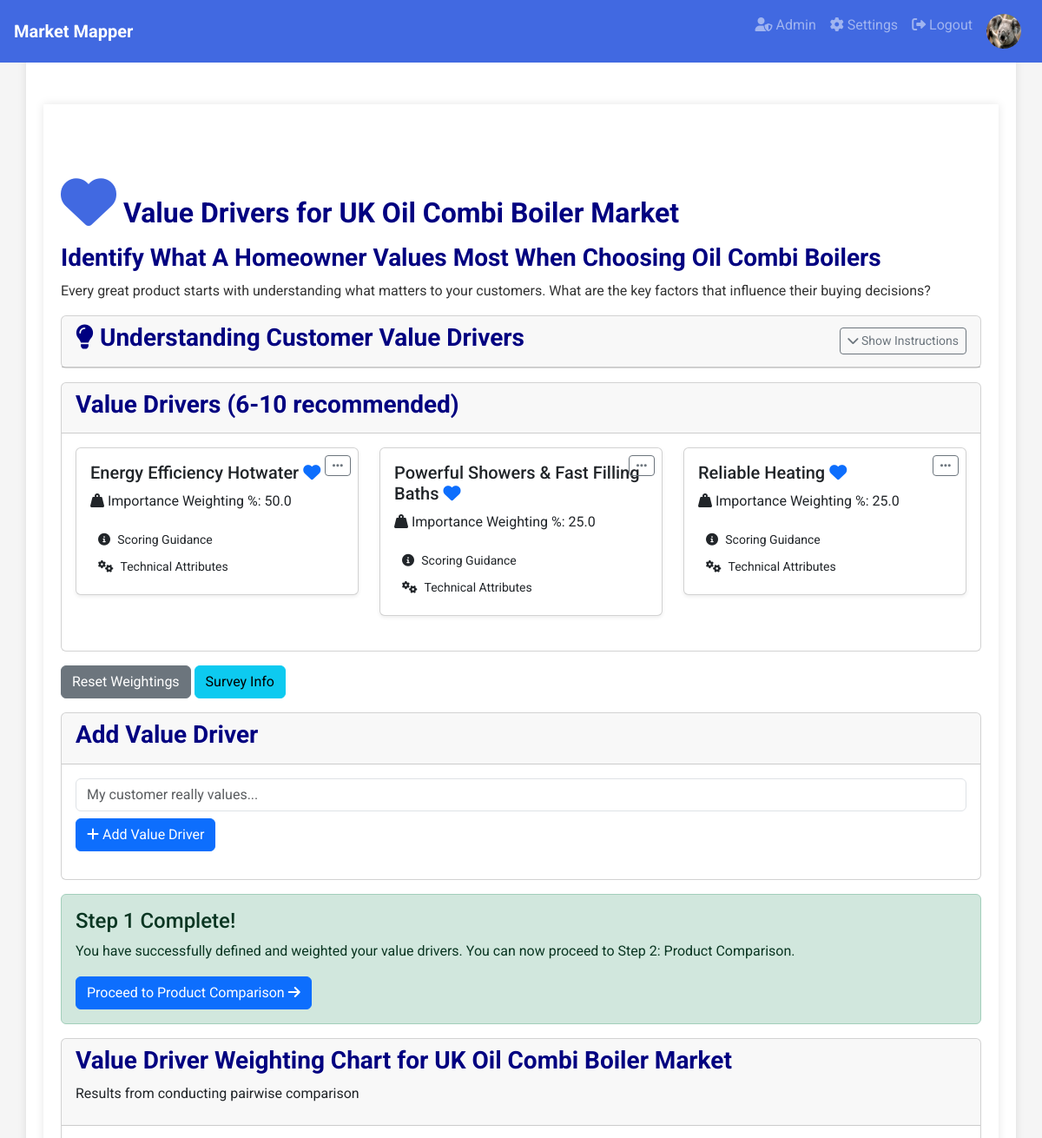
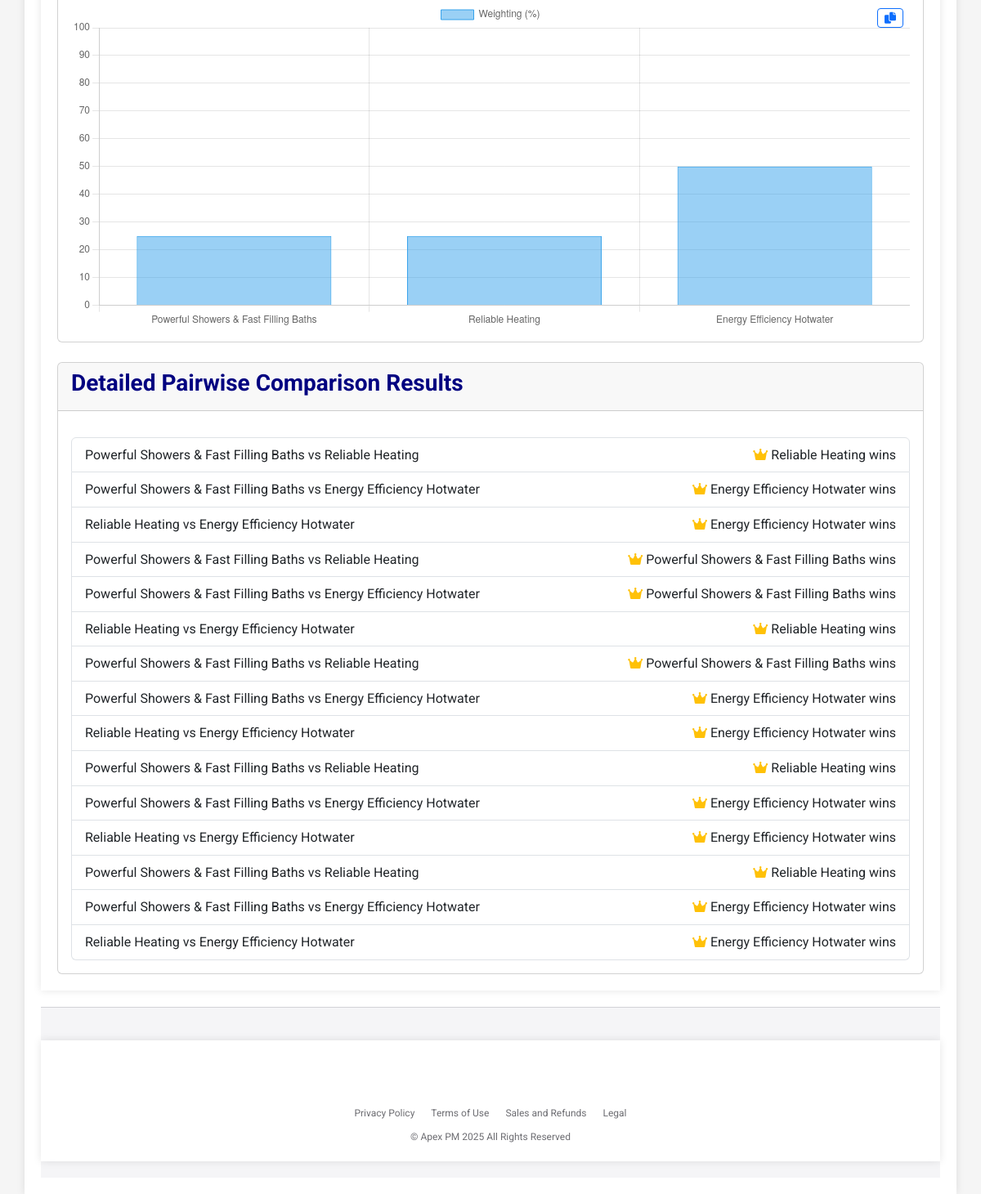
The page /manage/1/value_drivers (signed in) on the database as committed earlier (2 pictures, top to bottom).
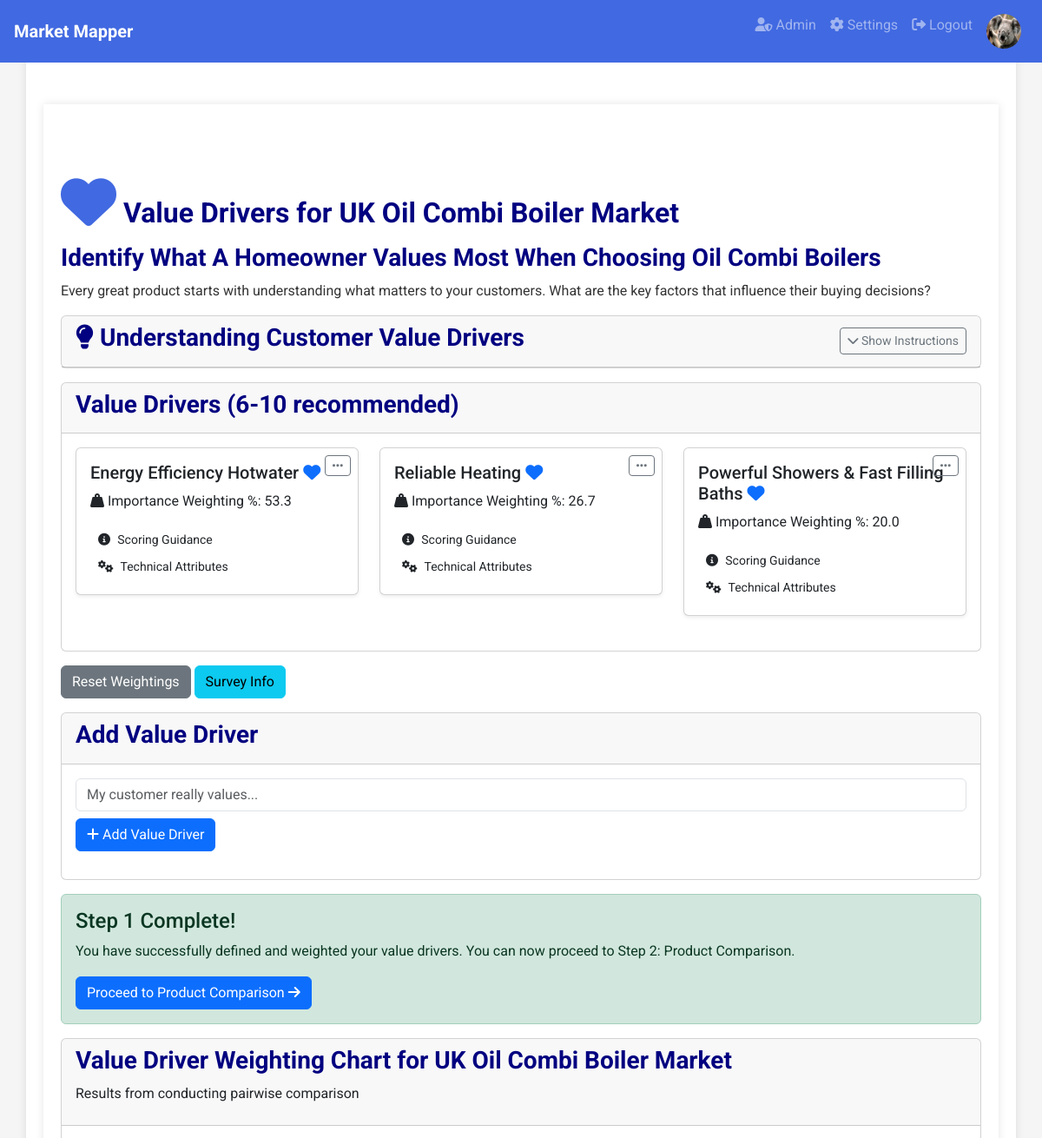
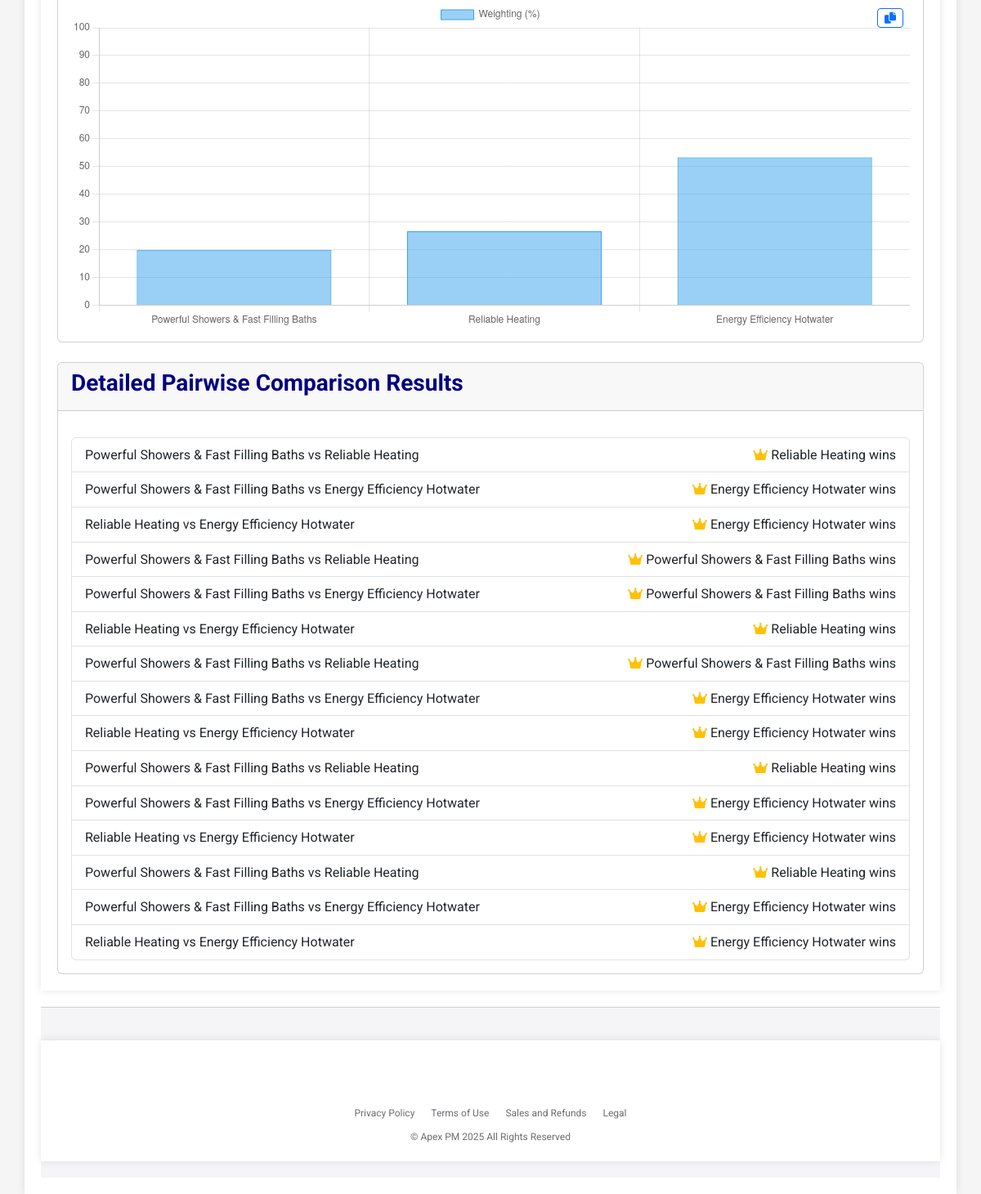
The same page on the database as committed later (2 pictures, top to bottom).
### app.py (models this page shows, shortened)
class User(db.Model, UserMixin):
    id = db.Column(db.Integer, primary_key=True)
    username = db.Column(db.String(20), unique=True, nullable=False)
    email = db.Column(db.String(120), unique=True, nullable=False)  # Added email field
    password_hash = db.Column(db.String(128), nullable=False)
    profile_image = db.Column(db.String(255), nullable=True)  # Add profile_image field
    role = db.Column(db.String(50), nullable=False)  # Add role field

class Project(db.Model):
    id = db.Column(db.Integer, primary_key=True)
    name = db.Column(db.String(100), nullable=False)
    category = db.Column(db.String(100), nullable=False)  # Add category field
    target_customer = db.Column(db.String(100), nullable=False)  # Add target_customer field
    country = db.Column(db.String(100), nullable=False)  # Add country field
    user_id = db.Column(db.Integer, db.ForeignKey('user.id'), nullable=False)
    has_market_map = db.Column(db.Boolean, default=False)  # EXACTLY like this
    shared_users = db.relationship('User', secondary='project_user', backref='shared_projects')
    value_drivers = db.relationship('ValueDriver', cascade='all, delete-orphan', backref='project')
    products = db.relationship('Product', cascade='all, delete-orphan', backref='project')
    comments = db.relationship('Comment', cascade='all, delete-orphan', backref='project')
    comparison_results = db.relationship('ComparisonResult', cascade='all, delete-orphan', backref='project')

class ValueDriver(db.Model):
    id = db.Column(db.Integer, primary_key=True)
    value_driver = db.Column(db.String(100), nullable=False)
    measured_by = db.Column(db.String(100))
    technical_attributes = db.Column(db.Text, nullable=True)  # Add technical_attributes field
    weighting = db.Column(db.Float, default=0.0)  # Changed to Float for more precision
    project_id = db.Column(db.Integer, db.ForeignKey('project.id'), nullable=False)
    ratings = db.relationship('Rating', cascade='all, delete-orphan', backref='value_driver')

class ComparisonResult(db.Model):
    id = db.Column(db.Integer, primary_key=True)
    project_id = db.Column(db.Integer, db.ForeignKey('project.id'), nullable=False)
    value_driver_a_id = db.Column(db.Integer, db.ForeignKey('value_driver.id'), nullable=False)
    value_driver_b_id = db.Column(db.Integer, db.ForeignKey('value_driver.id'), nullable=False)
    winner_id = db.Column(db.Integer, db.ForeignKey('value_driver.id'), nullable=False)

### app.py (the view, shortened to what this page needs)
@app.route('/manage/<int:project_id>/value_drivers', methods=['GET', 'POST'])
@login_required
def value_drivers(project_id):
    project = Project.query.get_or_404(project_id)
    if project.user_id != current_user.id and current_user not in project.shared_users:
        flash('You are not authorized to manage this project.', 'danger')
        return redirect(url_for('dashboard'))
    value_drivers = ValueDriver.query.filter_by(project_id=project_id).all()
    comparisons = {}  # Initialize comparisons as an empty dictionary
    comparison_results = ComparisonResult.query.filter_by(project_id=project_id).all()
    value_drivers_dict = {vd.id: vd.value_driver for vd in value_drivers}
    return render_template('value_drivers.html', project=project, value_drivers=value_drivers, comparisons=comparisons, comparison_results=comparison_results, value_drivers_dict=value_drivers_dict)

### templates/value_drivers.html (shortened to what this page needs)
{% extends 'base.html' %}
{% block content %}
<div class="container">
    <h1><i class="fas fa-heart fa-2x mb-2" style="color: #4169E1;"></i> Value Drivers for {{ project.name }}</h1>
    <h2>Identify What A {{ project.target_customer }} Values Most When Choosing {{ project.category}}  </h2>
    <p>Every great product starts with understanding what matters to your customers. What are the key factors that influence their buying decisions?</p>
    <div class="card mb-3">
        <div class="card-header d-flex justify-content-between align-items-center">
            <h2><i class="fas fa-lightbulb"></i> Understanding Customer Value Drivers</h2>
            <button class="btn btn-sm btn-outline-secondary" type="button" data-bs-toggle="collapse" data-bs-target="#valueDriverInstructions" aria-expanded="false" aria-controls="valueDriverInstructions">
                <i class="fas fa-chevron-down"></i> <span id="instructionToggleText">Show Instructions</span>
            </button>
        </div>
    </div>
    <div class="card mb-3">
        <div class="card-header">
            <h2>Value Drivers (6-10 recommended)</h2>
        </div>
        <div class="card-body">
            {% if value_drivers %}
                <div class="row">
                    {% for vd in value_drivers|sort(attribute='weighting', reverse=True) %}
                    <div class="col-md-4">
                        <div class="card mb-4 shadow-sm">
                            <div class="card-body position-relative">
                                <div class="dropdown position-absolute top-0 end-0 m-2">
                                    <button class="btn btn-sm btn-outline-secondary" type="button" id="dropdownMenuButton{{ vd.id }}" data-bs-toggle="dropdown" aria-haspopup="true" aria-expanded="false">
                                        <i class="fas fa-ellipsis-h"></i>
                                    </button>
                                </div>
                                <h5 class="card-title">{{ vd.value_driver }} <i class="fas fa-heart text-primary"></i></h5>
                                <p class="card-text">
                                    <i class="fas fa-weight-hanging"></i> Importance Weighting %: {{ vd.weighting|round(1) }}
                                </p></p>
                                <button type="button" class="btn btn-sm scoring-guidance-button" data-bs-toggle="modal" data-bs-target="#scoringModal{{ vd.id }}">
                                    <i class="fas fa-info-circle"></i> Scoring Guidance
                                </button>
                                <button type="button" class="btn btn-sm scoring-guidance-button" data-bs-toggle="modal" data-bs-target="#technicalModal{{ vd.id }}">
                                    <i class="fas fa-cogs"></i> Technical Attributes
                                </button>
                            </div>
                        </div>
                    </div>
                    {% endfor %}
                </div>
            {% else %}
                <p>No value drivers yet.</p>
            {% endif %}
        </div>
    </div>
    {% set all_weighted = value_drivers|length >= 2 and value_drivers|map(attribute='weighting')|sum > 0 %}
    {% if value_drivers|length >= 2 %}
        <div class="d-flex flex-column flex-md-row justify-content-between mb-3">
            <div>
                <form method="POST" style="display: inline;">
                    <button type="submit" name="reset_weightings" class="btn btn-secondary" onclick="return confirm('Are you sure you want to reset the weightings? This will delete all weighting history for this project which cannot be recovered.')">Reset Weightings</button>
                </form>
                {% if current_user.role != 'standard' %}
                <a href="{{ url_for('survey', project_id=project.id) }}" class="btn btn-info">Survey Info</a>
                {% endif %}
            </div>
        </div>
    {% endif %}
    <div class="card mb-3">
        <div class="card-header">
            <h2>Add Value Driver</h2>
        </div>
        <div class="card-body">
            <form method="POST" onsubmit="playDingSound()">
                <input type="text" name="value_driver" placeholder="My customer really values..." required class="form-control mb-2">
                <button type="submit" name="add_value_driver" class="btn btn-primary"><i class="fas fa-plus"></i> Add Value Driver</button>
            </form>
        </div>
    </div>
    {% if all_weighted %}
    <div class="alert alert-success" role="alert">
        <h4 class="alert-heading">Step 1 Complete!</h4>
        <p>You have successfully defined and weighted your value drivers. You can now proceed to Step 2: Product Comparison.</p>
        <a href="{{ url_for('product_comparison', project_id=project.id) }}" class="btn btn-primary">Proceed to Product Comparison <i class="fas fa-arrow-right"></i></a>
    </div>
    <div class="card">
        <div class="card-header">
            <h2>Value Driver Weighting Chart for {{ project.name }}</h2>
            <p>Results from conducting pairwise comparison</p>
        </div>
        <div class="card-body">
            <div id="chart-container" style="height: 400px; position: relative;">
                <canvas id="value-driver-chart"></canvas>
                <button id="copy-chart" class="btn btn-sm btn-outline-primary position-absolute top-0 end-0 m-2" title="Copy Chart"><i class="fas fa-copy"></i></button>
            </div>
        </div>
    </div>
    <div class="card mt-4">
        <div class="card-header">
            <h2>Detailed Pairwise Comparison Results</h2>
        </div>
        <div class="card-body">
            <ul class="list-group mt-3">
            {% for result in comparison_results %}
            <li class="list-group-item d-flex justify-content-between align-items-center">
                <span>{{ value_drivers_dict[result.value_driver_a_id] }} vs {{ value_drivers_dict[result.value_driver_b_id] }}</span>
                <span>
                {% if result.winner_id == result.value_driver_a_id %}
                <i class="fas fa-crown text-warning"></i> {{ value_drivers_dict[result.value_driver_a_id] }} wins
                {% else %}
                <i class="fas fa-crown text-warning"></i> {{ value_drivers_dict[result.value_driver_b_id] }} wins
                {% endif %}
                </span>
            </li>
            {% endfor %}
            </ul>
        </div>
    </div>
    {% endif %}
    <script>
        document.addEventListener('DOMContentLoaded', function() {
            var popoverTriggerList = [].slice.call(document.querySelectorAll('[data-bs-toggle="popover"]'));
            var popoverList = popoverTriggerList.map(function (popoverTriggerEl) {
            return new bootstrap.Popover(popoverTriggerEl);
            });
            var tooltipTriggerList = [].slice.call(document.querySelectorAll('[data-bs-toggle="tooltip"]'));
            var tooltipList = tooltipTriggerList.map(function (tooltipTriggerEl) {
              return new bootstrap.Tooltip(tooltipTriggerEl);
            });
            {% if all_weighted %}
            const ctx = document.getElementById('value-driver-chart').getContext('2d');
            const labels = {{ value_drivers|map(attribute='value_driver')|list|tojson }};
            const data = {{ value_drivers|map(attribute='weighting')|list|tojson }};
            new Chart(ctx, {
            type: 'bar',
            data: {
                labels: labels,
                datasets: [{
                label: 'Weighting (%)',
                data: data,
                backgroundColor: 'rgba(54, 162, 235, 0.5)',
                borderColor: 'rgba(54, 162, 235, 1)',
                borderWidth: 1
                }]
            },
            options: {
                scales: {
                y: {
                    beginAtZero: true,
                    max: 100
                }
                },
                responsive: true,
                maintainAspectRatio: false
            }
            });
            const copyButton = document.getElementById('copy-chart');
            copyButton.addEventListener('click', () => {
            ctx.canvas.toBlob(blob => {
                navigator.clipboard.write([new ClipboardItem({ 'image/png': blob })])
                .then(() => alert('Chart copied to clipboard!'))
                .catch(err => {
                    console.error('Failed to copy: ', err);
                    alert('Failed to copy chart. Please try again or use a different browser.');
                });
            });
            });
            {% endif %}
        });
        // Function to play the "ding" sound
        function playDingSound() {
            const dingSound = document.getElementById('ding-sound');
            dingSound.play();
        }
    </script>
{% endblock %}

### templates/base.html (shortened to what this page needs)
<!DOCTYPE html>
<html lang="en">
<head>
    <link rel="stylesheet" href="https://stackpath.bootstrapcdn.com/bootstrap/4.5.2/css/bootstrap.min.css">
    <link rel="stylesheet" href="https://cdnjs.cloudflare.com/ajax/libs/font-awesome/6.0.0/css/all.min.css">
    <link href="https://cdn.jsdelivr.net/npm/bootstrap@5.3.2/dist/css/bootstrap.min.css" rel="stylesheet">
</head>
<body>
    <nav class="navbar navbar-expand-lg navbar-dark justify-content-between">
        <a class="navbar-brand" href="/">
            <span>Market Mapper</span>
        </a>
        <div class="collapse navbar-collapse" id="navbarNav">
            <ul class="navbar-nav ml-auto">
                {% if current_user.is_authenticated %}
                    {% if current_user.role == 'admin' %}
                        <li class="nav-item">
                            <a class="nav-link" href="{{ url_for('admin.index') }}" title="Admin">
                                <i class="fas fa-user-shield"></i> Admin
                            </a>
                        </li>
                    {% endif %}
                    <li class="nav-item">
                        <a class="nav-link" href="{{ url_for('settings') }}" title="Settings">
                            <i class="fas fa-cog"></i> Settings
                        </a>
                    </li>
                    <li class="nav-item">
                        <a class="nav-link" href="{{ url_for('logout') }}" title="Logout">
                            <i class="fas fa-sign-out-alt"></i> Logout
                        </a>
                    </li>
                    <li class="nav-item">
                        <div class="nav-link">
                            <div class="profile-image-container">
                                {% if current_user.profile_image %}
                                    <img src="{{ url_for('static', filename='uploads/' + current_user.profile_image) }}" alt="Profile Image" class="profile-image">
                                {% else %}
                                    <img src="{{ url_for('static', filename='uploads/default_profile.png') }}" alt="Profile Image" class="profile-image">
                                {% endif %}
                            </div>
                        </div>
                    </li>
                {% endif %}
            </ul>
        </div>
    </nav>
    <div class="container">
        {% block content %}{% endblock %}
    </div>
    <footer class="footer">
        <div class="container">
            <ul class="footer-links">
                <li><a href="#">Privacy Policy</a></li>
                <li><a href="{{ url_for('termsofuse') }}">Terms of Use</a></li>
                <li><a href="#">Sales and Refunds</a></li>
                <li><a href="{{ url_for('terms') }}">Legal</a></li>
            </ul>
            <div class="footer-copyright">
                &copy; Apex PM 2025 All Rights Reserved
            </div>
        </div>
    </footer>
</body>
</html>

Rows that differ between the two databases and show on the page:
changed ValueDriver "Energy Efficiency Hotwater": weighting "50.0" → "53.3"
changed ValueDriver "Reliable Heating": weighting "25.0" → "26.7"; moves up the list
changed ValueDriver "Powerful Showers & Fast Filling Baths": weighting "25.0" → "20.0"
Other text that changed with them:
chart data {{ value_drivers|map(attribute='weighting')|list|tojson }}: [25.0, 25.0, 50.0] → [20.0, 26.666666666666668, 53.333333333333336]
